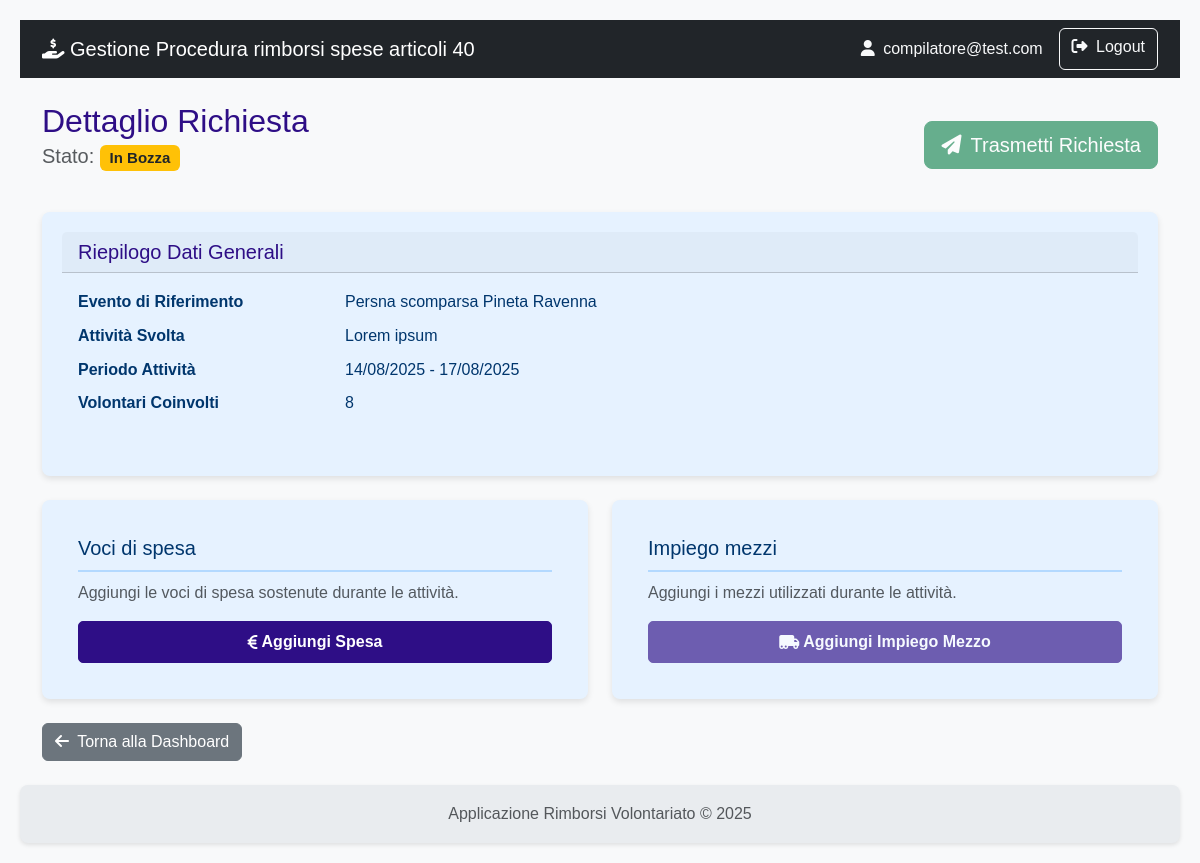
/richiesta/dettaglio/1 (signed in), run on an earlier commit of the app's database.
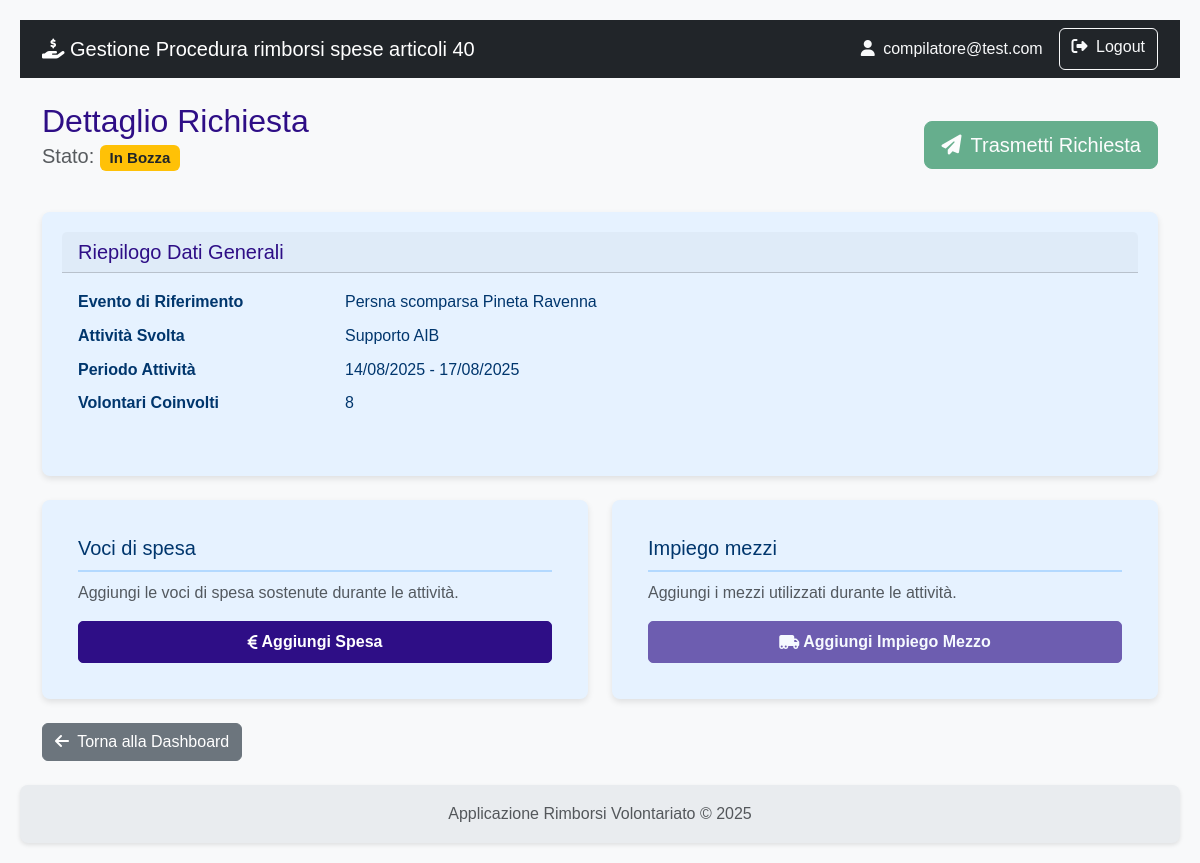
And on a later commit of the database.
### rimborsi/models.py (models this page shows)
class Richiesta(db.Model):
    id = db.Column(db.Integer, primary_key=True)
    stato = db.Column(db.String(1), default='A', nullable=False)
    esito = db.Column(db.String(1))
    attivita_svolta = db.Column(db.Text)
    data_inizio_attivita = db.Column(db.Date)
    data_fine_attivita = db.Column(db.Date)
    numero_volontari_coinvolti = db.Column(db.Integer)
    data_creazione = db.Column(db.DateTime, default=datetime.utcnow)
    data_invio = db.Column(db.DateTime)
    data_fine_istruttoria = db.Column(db.DateTime)
    evento_id = db.Column(db.Integer, db.ForeignKey('evento.id'), nullable=False)
    organizzazione_id = db.Column(db.Integer, db.ForeignKey('organizzazione.id'), nullable=False)
    spese = db.relationship('Spesa', backref='richiesta', lazy=True, cascade="all, delete-orphan")

### rimborsi/richiesta/routes.py (the view)
@richiesta_bp.route('/dettaglio/<int:richiesta_id>')
@login_required
def dettaglio_richiesta(richiesta_id):
    richiesta = Richiesta.query.get_or_404(richiesta_id)
    return render_template('richiesta/dettaglio_richiesta.html', richiesta=richiesta)

### rimborsi/templates/richiesta/dettaglio_richiesta.html (shortened to what this page needs)
{% extends 'base.html' %}
{% block content %}
    <div class="d-flex justify-content-between align-items-center mb-4">
        <div>
            <h2 class="mb-0">Dettaglio Richiesta</h2>
            <p class="lead text-muted">Stato: <span class="badge bg-warning text-dark">In Bozza</span></p>
        </div>
        <div>
            <a href="#" class="btn btn-success btn-lg disabled" title="Funzionalità in sviluppo">
                <i class="fas fa-paper-plane me-1"></i> Trasmetti Richiesta
            </a>
        </div>
    </div>
    <div class="card shadow-sm mb-4">
        <div class="card-header">
            <h5 class="mb-0">Riepilogo Dati Generali</h5>
        </div>
        <div class="card-body">
            <dl class="row">
                <dt class="col-sm-3">Evento di Riferimento</dt>
                <dd class="col-sm-9">{{ richiesta.evento.nome }}</dd>
                <dt class="col-sm-3">Attività Svolta</dt>
                <dd class="col-sm-9">{{ richiesta.attivita_svolta }}</dd>
                <dt class="col-sm-3">Periodo Attività</dt>
                <dd class="col-sm-9">{{ richiesta.data_inizio_attivita.strftime('%d/%m/%Y') }} - {{ richiesta.data_fine_attivita.strftime('%d/%m/%Y') }}</dd>
                <dt class="col-sm-3">Volontari Coinvolti</dt>
                <dd class="col-sm-9">{{ richiesta.numero_volontari_coinvolti or 'Non specificato' }}</dd>
            </dl>
        </div>
    </div>
    <div class="row g-4">
        <div class="col-md-6">
            <div class="card shadow-sm">
                <div class="card-body">
                    <h5 class="card-title">Voci di spesa</h5>
                    <p class="card-text text-muted">Aggiungi le voci di spesa sostenute durante le attività.</p>
                    <a href="{{ url_for('richiesta.crea_spesa', richiesta_id=richiesta.id) }}" class="btn btn-primary w-100">
                        <i class="fas fa-euro-sign me-1"></i> Aggiungi Spesa
                    </a>
                </div>
            </div>
        </div>
        <div class="col-md-6">
            <div class="card shadow-sm">
                <div class="card-body">
                    <h5 class="card-title">Impiego mezzi</h5>
                    <p class="card-text text-muted">Aggiungi i mezzi utilizzati durante le attività.</p>
                    <a href="#" class="btn btn-primary w-100 disabled" title="Funzionalità in sviluppo">
                        <i class="fas fa-truck-moving me-1"></i> Aggiungi Impiego Mezzo
                    </a>
                </div>
            </div>
        </div>
    </div>
    <div class="mt-4">
        <a href="{{ url_for('main.dashboard') }}" class="btn btn-secondary">
            <i class="fas fa-arrow-left me-1"></i> Torna alla Dashboard
        </a>
    </div>
{% endblock %}

What changed in the data, as far as the page shows it:
changed Richiesta: attivita_svolta "Lorem ipsum" → "Supporto AIB"
